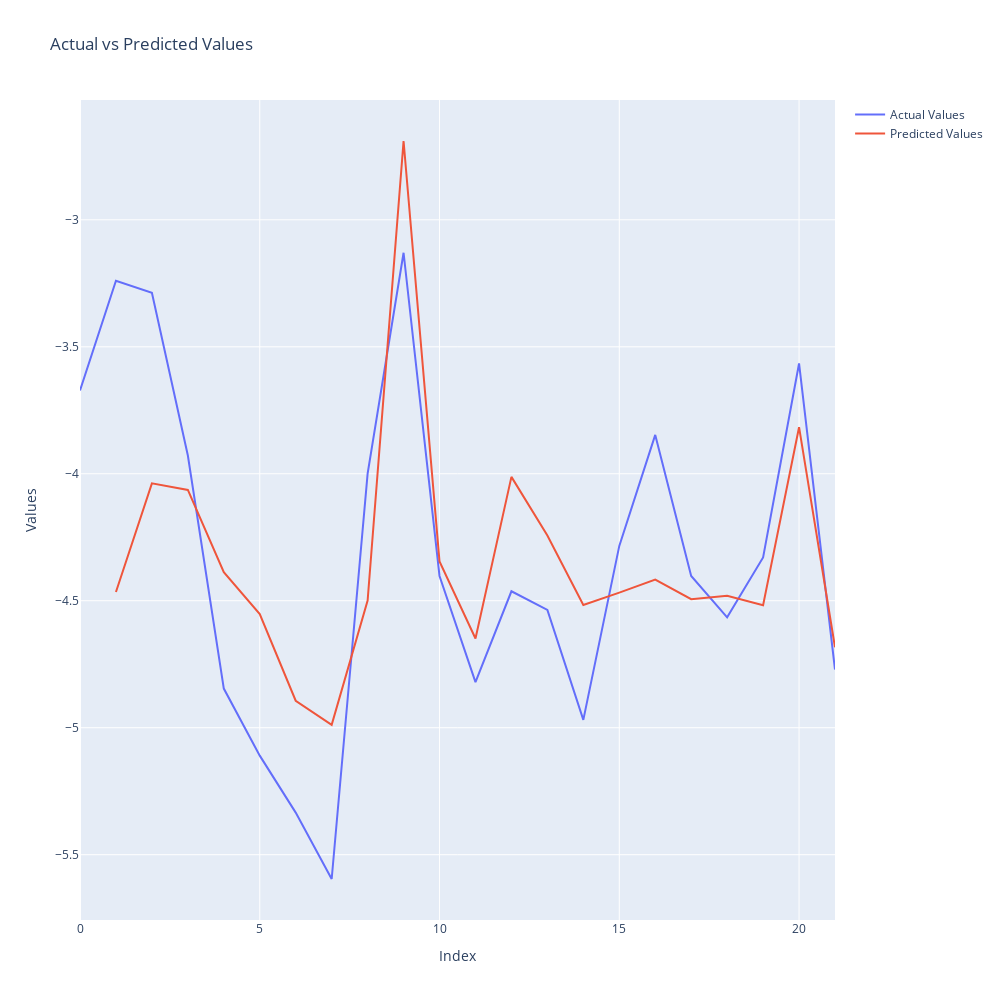

The code cell stored with this chart in its notebook:
### Markdown cell above
The QQ plot above presents, that the dataset follows a theoretical normal distribution as points on the graph seems to be not far from the line so this may suggest that residuals are normally distributed. The Figure 8 on the left shows the estimated values together with the historical provided data of Default Rates which were taken as dependent variable. By looking at the graph, estimated model fits good the data with minor exceptions. This model is simplified as possible which allows this well fitting of data and easiness of interpretation.

### Code cell
# Create traces
trace1 = go.Scatter(
    x=list(range(len(df.iloc[1:,:]['Logistic_Odds']))), # Assuming sequential x values, modify as needed
    y=df['Logistic_Odds'],
    mode='lines',
    name='Actual Values'
)

trace2 = go.Scatter(
    x=list(range(1,len(DRpredictions))),       
    y=DRpredictions,
    mode='lines',
    name='Predicted Values'
)

# Create the figure
fig = go.Figure()

# Add traces to the figure
fig.add_trace(trace1)
fig.add_trace(trace2)

# Add titles and labels
fig.update_layout(title='Actual vs Predicted Values',
    xaxis_title='Index',
    yaxis_title='Values',
    width=1000, height=1000,)

# Show the plot
fig.show()

### Figure 1 — Plotly figure (JSON) as saved in the notebook; plotly's stock layout.template omitted (floating-point values rounded to 4 significant figures)
{"data": [{"mode": "lines", "name": "Actual Values", "type": "scatter", "x": [0, 1, 2, 3, 4, 5, 6, 7, 8, 9, 10, 11, 12, 13, 14, 15, 16, 17, 18, 19, 20, 21], "y": [-3.672, -3.24, -3.288, -3.928, -4.846, -5.11, -5.334, -5.596, -3.999, -3.13, -4.402, -4.82, -4.463, -4.536, -4.969, -4.284, -3.847, -4.402, -4.565, -4.33, -3.566, -4.771, -4.616]}, {"mode": "lines", "name": "Predicted Values", "type": "scatter", "x": [1, 2, 3, 4, 5, 6, 7, 8, 9, 10, 11, 12, 13, 14, 15, 16, 17, 18, 19, 20, 21], "y": [-4.466, -4.038, -4.064, -4.388, -4.553, -4.894, -4.989, -4.499, -2.69, -4.345, -4.649, -4.012, -4.243, -4.517, -4.468, -4.416, -4.494, -4.48, -4.518, -3.817, -4.683, -4.821]}], "layout": {"height": 1000, "title": {"text": "Actual vs Predicted Values"}, "width": 1000, "xaxis": {"title": {"text": "Index"}}, "yaxis": {"title": {"text": "Values"}}}}
